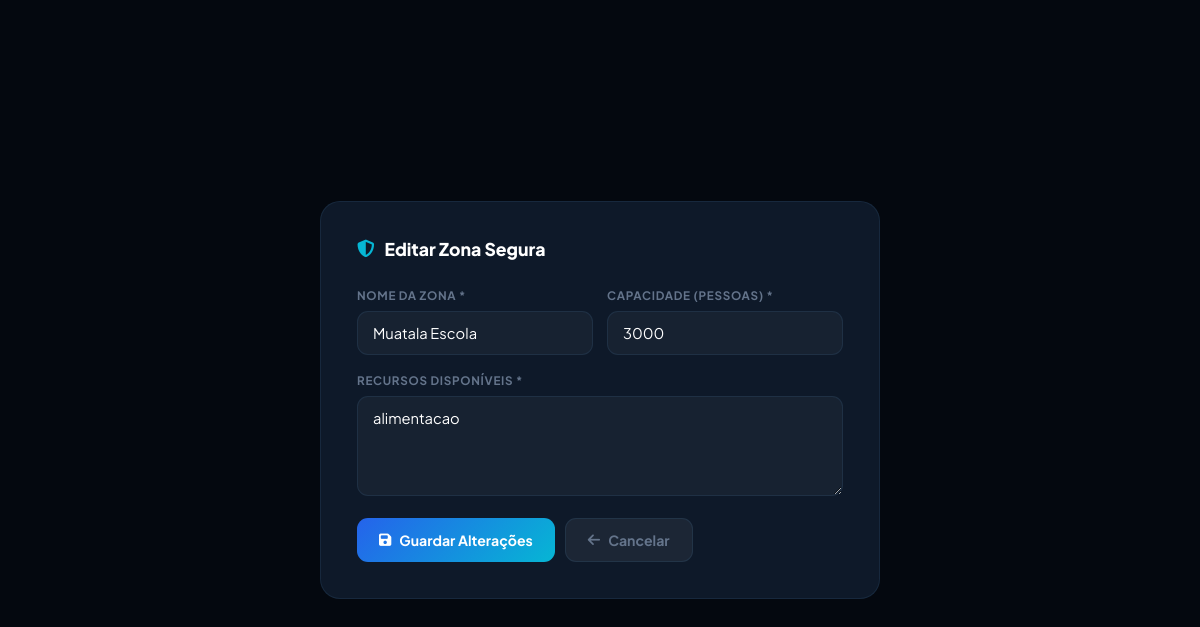
/admin/zona/editar/4 (signed in), run on the app's committed database.
### tables this page shows
CREATE TABLE zona(
          id INTEGER PRIMARY KEY AUTOINCREMENT,
          nome TEXT NOT NULL, capacidade INTEGER NOT NULL, recursos TEXT NOT NULL,
          ativa INTEGER DEFAULT 1);

### app.py (the view)
@app.route('/admin/zona/editar/<int:id>', methods=['GET','POST'])
@login_required
def editar_zona(id):
    zona = query("SELECT * FROM zona WHERE id=?", (id,), one=True)
    if not zona:
        flash('Zona não encontrada.', 'error')
        return redirect(url_for('admin_dashboard', tab='tab-zonas'))
    if request.method == 'POST':
        query("UPDATE zona SET nome=?, capacidade=?, recursos=? WHERE id=?",
              (request.form['nome'], int(request.form['capacidade']), request.form['recursos'], id), commit=True)
        flash('Zona segura actualizada!', 'success')
        return redirect(url_for('admin_dashboard', tab='tab-zonas'))
    cfg = get_site_config()
    return render_template('editar_zona.html', zona=zona, cfg=cfg)

### app.py (called while the page is built)
def get_db():
    if 'db' not in g:
        g.db = sqlite3.connect(DB)
        g.db.row_factory = sqlite3.Row
    return g.db

def query(sql, args=(), one=False, commit=False):
    db = get_db()
    cur = db.execute(sql, args)
    if commit:
        db.commit()
        return cur.lastrowid
    return cur.fetchone() if one else cur.fetchall()

def login_required(f):
    @wraps(f)
    def dec(*a, **kw):
        if not session.get('admin_id'):
            return redirect(url_for('login'))
        return f(*a, **kw)
    return dec

### templates/editar_zona.html (shortened to what this page needs)
<!DOCTYPE html>
<html lang="pt">
<head>
<link rel="stylesheet" href="https://cdnjs.cloudflare.com/ajax/libs/font-awesome/6.5.0/css/all.min.css">
</head>
<body>
<div class="box">
  <div class="box-title"><i class="fas fa-shield-halved"></i> Editar Zona Segura</div>
  <form action="/admin/zona/editar/{{ zona['id'] }}" method="POST">
    <div class="form-grid">
      <div class="fg">
        <label class="fl">Nome da Zona *</label>
        <input type="text" name="nome" class="fi" value="{{ zona['nome'] }}" required>
      </div>
      <div class="fg">
        <label class="fl">Capacidade (pessoas) *</label>
        <input type="number" name="capacidade" class="fi" value="{{ zona['capacidade'] }}" min="1" required>
      </div>
    </div>
    <div class="fg">
      <label class="fl">Recursos Disponíveis *</label>
      <textarea name="recursos" class="fi" required>{{ zona['recursos'] }}</textarea>
    </div>
    <div class="actions">
      <button type="submit" class="btn btn-primary"><i class="fas fa-save"></i> Guardar Alterações</button>
      <a href="/admin?tab=tab-zonas" class="btn btn-ghost"><i class="fas fa-arrow-left"></i> Cancelar</a>
    </div>
  </form>
</div>
</body>
</html>

### templates/editar_zona.html (style rules this page uses)
:root { --bg:#04080f;--card:#0e1929;--border:rgba(99,179,237,.1);--cyan:#06b6d4;--text:#dbeafe;--muted:#64748b; }
* { margin:0;padding:0;box-sizing:border-box }
body { font-family:'Plus Jakarta Sans',sans-serif;background:var(--bg);color:var(--text);min-height:100vh;display:flex;align-items:center;justify-content:center;padding:20px }
.box { background:var(--card);border:1px solid var(--border);border-radius:20px;padding:36px;width:100%;max-width:560px }
.box-title { font-size:1.1rem;font-weight:800;color:#fff;display:flex;align-items:center;gap:10px;margin-bottom:28px }
.box-title i { color:var(--cyan) }
.form-grid { display:grid;grid-template-columns:1fr 1fr;gap:14px }
.fg { margin-bottom:18px }
.fl { display:block;font-size:.73rem;font-weight:700;color:var(--muted);text-transform:uppercase;letter-spacing:.7px;margin-bottom:8px }
.fi { width:100%;padding:12px 15px;background:rgba(255,255,255,.04);border:1px solid var(--border);border-radius:11px;color:#fff;font-size:.92rem;font-family:inherit;transition:.2s }
textarea.fi { min-height:100px;resize:vertical }
.actions { display:flex;gap:10px;margin-top:8px;flex-wrap:wrap }
.btn { display:inline-flex;align-items:center;gap:8px;padding:12px 22px;border-radius:11px;font-size:.88rem;font-weight:700;cursor:pointer;border:none;font-family:inherit;text-decoration:none;transition:.2s }
.btn-primary { background:linear-gradient(135deg,#2563eb,#06b6d4);color:#fff }
.btn-ghost { background:rgba(255,255,255,.06);color:var(--muted);border:1px solid var(--border) }

### data on the page
zona: nome "Muatala Escola", capacidade "3000", recursos "alimentacao"
